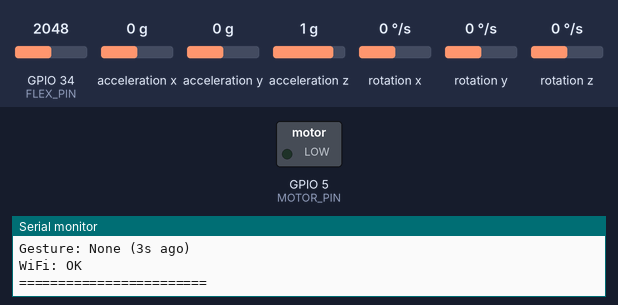
Recording of a sketch running on a simulated ESP32. Parts: switched loads named in the sketch (green lamp = pin HIGH), the last lines printed to the serial monitor. Dashed ring = blinking. The inputs (shaded band) are chosen by the test bench; at power-on: rotation x 0 °/s, GPIO 34 (FLEX_PIN) = 2048, acceleration x 0 g, acceleration y 0 g, acceleration z 1 g, rotation y 0 °/s, rotation z 0 °/s. WiFi joins after 1.5 s; servers stay silent unless stated; EEPROM starts erased.

Above: at 3.8 s.
3.9 s: rotation x set to -54 °/s
5.4 s: rotation x set to -65 °/s
At 5.59 s:
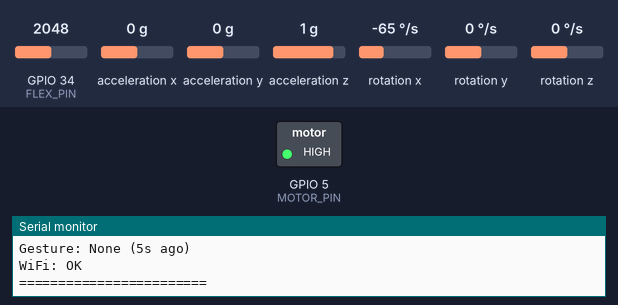
13.1 s: rotation x set to 0 °/s
At 14.2 s:
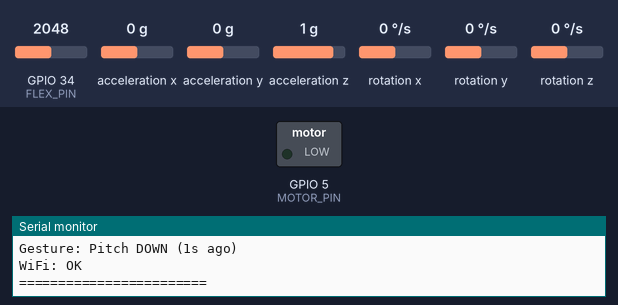
14.6 s: rotation x set to -192 °/s
At 15.6 s:
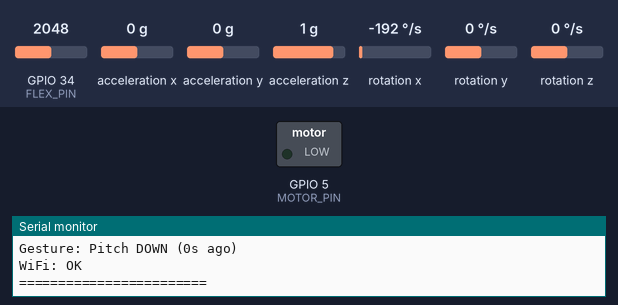
Timing chart, 0 to 18.6 s (numbered marks = the images above; inputs shaded):
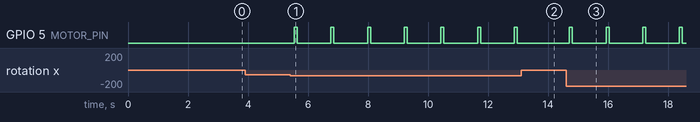

Measured:
- the behaviour switches between -60 and -61 °/s on rotation x (found by bisection; images 0 and 1)
- after the input at 5.4 s, GPIO 5 (MOTOR_PIN): alternates HIGH for 0.10 s and LOW for 1.1 s, starting after 0.14 s
- after the input at 13.1 s, GPIO 5 (MOTOR_PIN): stays LOW (without the input it goes to HIGH after 1.0 s)
- after the input at 14.6 s, GPIO 5 (MOTOR_PIN): alternates HIGH for 0.10 s and LOW for 1.1 s, starting after 0.11 s

The sketch:

smarthome.ino
```cpp
#include <Wire.h>
#include <MPU6050.h>
#include <math.h>
#include <WiFi.h>
#include <Firebase_ESP_Client.h>
#include "addons/TokenHelper.h"
#include "addons/RTDBHelper.h"
#include <EEPROM.h>

// —— Configuration ——
#define FLEX_PIN 34
#define FLEX_BENT_THRESHOLD 1600
#define MOTOR_PIN 5 // Coin vibration motor, simple on/off

#define WIFI_SSID ""
#define WIFI_PASSWORD ""
#define API_KEY ""
#define DATABASE_URL ""

#define USER_EMAIL ""
#define USER_PASSWORD ""

// —— Firebase objects ——
FirebaseData fbdo;
FirebaseAuth auth;
FirebaseConfig config;
bool signupOK = false;

// —— Flex sensor ——
int flexADC;
bool flexState;

// —— MPU & orientation ——
MPU6050 mpu;
float yawAngle = 0;
unsigned long lastTime = 0;

// —— Gesture detection ——
enum GestureState
{
  IDLE,
  POTENTIAL,
  ACTIVE,
  RECOVERY
};
GestureState gState = IDLE;
char axis;
int dir;
unsigned long gStart, gDetect, lastGestureTime;
const char *lastDetectedGesture = "None";
const float GESTURE_THRESH = 60.0f;
const float GESTURE_CONFIRM = 35.0f;
const float GESTURE_RESET = 20.0f;

// —— Gesture lockout ——
unsigned long gestureLockUntil = 0;

// —— Timing ——
unsigned long lastSample = 0;
unsigned long lastFirebase = 0;
const unsigned long SAMPLE_INTERVAL = 50;     // ms
const unsigned long FIREBASE_INTERVAL = 1000; // ms

// —— Prototypes ——
void initWiFi(), initFirebase();
void checkForReset();
void detectGesture(float gx, float gy, float gz, unsigned long now);
void sendGestureToFirebase(float pitch, float roll, float yaw);

void setup()
{
  Serial.begin(115200);
  EEPROM.begin(1);

  // Flex sensor
  pinMode(FLEX_PIN, INPUT);

  // Coin motor pin
  pinMode(MOTOR_PIN, OUTPUT);
  digitalWrite(MOTOR_PIN, LOW);

  // I²C + MPU
  Wire.begin();
  Wire.setClock(400000);
  mpu.initialize();
  if (!mpu.testConnection())
  {
    Serial.println("ERROR: MPU6050 not found");
    while (1)
      delay(10);
  }
  Serial.println("MPU6050 initialized");

  // Calibrate gyro offsets
  float sx = 0, sy = 0, sz = 0;
  for (int i = 0; i < 50; i++)
  {
    int16_t ax, ay, az, gx, gy, gz;
    mpu.getMotion6(&ax, &ay, &az, &gx, &gy, &gz);
    sx += gx / 131.0f;
    sy += gy / 131.0f;
    sz += gz / 131.0f;
    delay(20);
  }
  // (Offsets stored if you need them)
  lastTime = micros();

  // Wi-Fi & Firebase
  initWiFi();
  initFirebase();
}

void loop()
{
  checkForReset();

  // Read flex
  flexADC = analogRead(FLEX_PIN);
  flexState = (flexADC < FLEX_BENT_THRESHOLD);

  // Throttle MPU sampling
  unsigned long now_us = micros();
  if (now_us - lastSample < SAMPLE_INTERVAL * 1000)
    return;
  lastSample = now_us;

  // Read MPU
  int16_t ax, ay, az, gx, gy, gz;
  mpu.getMotion6(&ax, &ay, &az, &gx, &gy, &gz);

  // Integrate yaw
  float dt = (now_us - lastTime) * 1e-6f;
  yawAngle += (gz / 131.0f) * dt;
  lastTime = now_us;

  // Compute pitch/roll
  float fx = ax / 16384.0f, fy = ay / 16384.0f, fz = az / 16384.0f;
  float pitch = atan2(fx, sqrt(fy * fy + fz * fz)) * 180.0f / M_PI;
  float roll = atan2(fy, sqrt(fx * fx + fz * fz)) * 180.0f / M_PI;

  // Gesture detection
  detectGesture(gx / 131.0f, gy / 131.0f, gz / 131.0f, millis());

  // Serial debug (~200ms)
  static unsigned long lastDbg = 0;
  if (millis() - lastDbg > 200)
  {
    lastDbg = millis();
    unsigned long runSec = millis() / 1000;
    unsigned long hh = runSec / 3600, mm = (runSec % 3600) / 60, ss = runSec % 60;
    unsigned long age = (millis() - lastGestureTime) / 1000;
    const char *tiltDir = (pitch > 30)    ? "LEFT"
                          : (pitch < -30) ? "RIGHT"
                          : (roll > 30)   ? "BACKWARD"
                          : (roll < -30)  ? "FORWARD"
                                          : "LEVEL";
    Serial.printf(
        "\n==== MPU6050 [%02lu:%02lu:%02lu] ====\n"
        "Tilt: %s\n"
        "P:%.1f° R:%.1f° Z:%.2fg\n"
        "Yaw: %.1f°\n"
        "Flex: %d (%s)\n"
        "Gesture: %s (%lus ago)\n"
        "WiFi: %s\n"
        "========================\n",
        hh, mm, ss,
        tiltDir,
        pitch, roll, fz,
        yawAngle,
        flexADC, flexState ? "BENT" : "STRAIGHT",
        lastDetectedGesture, age,
        WiFi.status() == WL_CONNECTED ? "OK" : "NO");
  }

  // Firebase every second
  if (WiFi.status() == WL_CONNECTED && Firebase.ready() &&
      millis() - lastFirebase >= FIREBASE_INTERVAL)
  {
    sendGestureToFirebase(pitch, roll, yawAngle);
    lastFirebase = millis();
  }
}

void initWiFi()
{
  Serial.print("WiFi connecting");
  WiFi.begin(WIFI_SSID, WIFI_PASSWORD);
  unsigned long t0 = millis();
  while (WiFi.status() != WL_CONNECTED && millis() - t0 < 10000)
  {
    Serial.print(".");
    delay(500);
  }
  Serial.println(WiFi.status() == WL_CONNECTED ? " OK" : " FAIL");
}

void initFirebase()
{
  config.api_key = API_KEY;
  config.database_url = DATABASE_URL;

  Serial.print("Authenticating with Firebase...");
  int attempts = 0;
  while (attempts < 3)
  {
    if (Firebase.signUp(&config, &auth, USER_EMAIL, USER_PASSWORD))
    {
      Serial.println(" OK");
      signupOK = true;
      break;
    }
    else
    {
      Serial.printf(" FAILED (%s)\n", config.signer.signupError.message.c_str());
      delay(1000 * ++attempts);
    }
  }

  if (!signupOK)
  {
    Serial.println("FATAL: Firebase auth failed");
    return;
  }

  config.token_status_callback = tokenStatusCallback;
  Firebase.begin(&config, &auth);
  Firebase.reconnectWiFi(true);
}

void checkForReset()
{
  if (Serial.available() && Serial.read() == 'q')
  {
    ESP.restart();
  }
}

void detectGesture(float gx, float gy, float gz, unsigned long now)
{
  // Cooldown
  if (now < gestureLockUntil)
    return;

  float abx = fabs(gx), aby = fabs(gy), abz = fabs(gz);
  switch (gState)
  {
  case IDLE:
    if (abx > GESTURE_THRESH && abx >= aby && abx >= abz)
    {
      axis = 'X';
      dir = (gx > 0 ? 1 : -1);
      gState = POTENTIAL;
      gStart = now;
    }
    else if (aby > GESTURE_THRESH && aby >= abx && aby >= abz)
    {
      axis = 'Y';
      dir = (gy > 0 ? 1 : -1);
      gState = POTENTIAL;
      gStart = now;
    }
    else if (abz > GESTURE_THRESH)
    {
      axis = 'Z';
      dir = (gz > 0 ? 1 : -1);
      gState = POTENTIAL;
      gStart = now;
    }
    break;
  case POTENTIAL:
    if (now - gStart > 80)
    {
      bool ok = (axis == 'X' && abx > GESTURE_CONFIRM && dir * gx > 0) || (axis == 'Y' && aby > GESTURE_CONFIRM && dir * gy > 0) || (axis == 'Z' && abz > GESTURE_CONFIRM && dir * gz > 0);
      if (ok)
      {
        gState = ACTIVE;
        gDetect = now;
        if (axis == 'X')
          lastDetectedGesture = dir > 0 ? "Pitch UP" : "Pitch DOWN";
        else if (axis == 'Y')
          lastDetectedGesture = dir > 0 ? "Roll RIGHT" : "Roll LEFT";
        else
          lastDetectedGesture = dir > 0 ? "Yaw LEFT" : "Yaw RIGHT";
        lastGestureTime = now;
        // Haptic pulse
        digitalWrite(MOTOR_PIN, HIGH);
        delay(100);
        digitalWrite(MOTOR_PIN, LOW);
        // cooldown
        gestureLockUntil = now + 800;
      }
      else
      {
        gState = IDLE;
      }
    }
    break;
  case ACTIVE:
    if ((axis == 'X' && abx < GESTURE_RESET) || (axis == 'Y' && aby < GESTURE_RESET) || (axis == 'Z' && abz < GESTURE_RESET) || now - gDetect > 1000)
    {
      gState = RECOVERY;
    }
    break;
  case RECOVERY:
    if (now >= gestureLockUntil)
    {
      gState = IDLE;
    }
    break;
  }
}

void sendGestureToFirebase(float pitch, float roll, float yaw)
{
  FirebaseJson root, imu, ts;
  ts.set(".sv", "timestamp");
  root.set("timestamp", ts);
  root.set("flexState", flexState ? 1 : 0);
  imu.set("pitch", pitch);
  imu.set("roll", roll);
  imu.set("yaw", yaw);
  root.set("imu", imu);
  root.set("gesture", lastDetectedGesture);
  Firebase.RTDB.pushJSON(&fbdo, "sensorData", &root);
}
```
